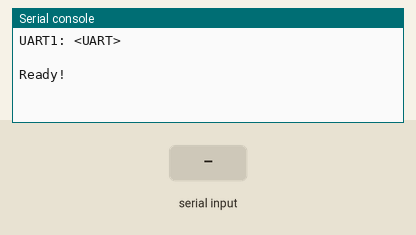
This program was run on a simulated MicroPython board. Shown: the last lines printed to the serial console. Inputs (shaded band) come from the test bench.

Above: at 1.2 s.
1.3 s: "1\n" received over the second serial link
At 2.2 s:
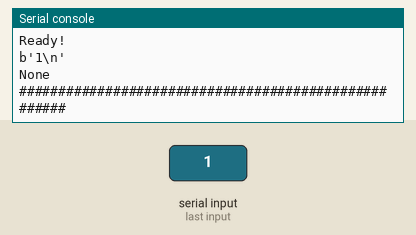
2.8 s: "0\n" received over the second serial link
At 3.3 s:
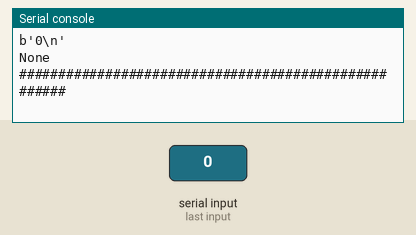
4.3 s: "2\n" received over the second serial link
At 5.7 s:
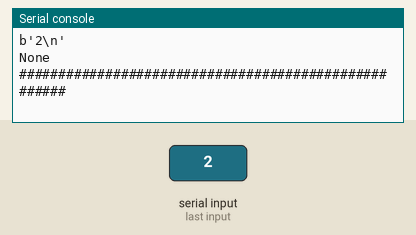

Measured:
- after the input at 1.3 s, the serial console: prints a new line at once (image 1)
- after the input at 2.8 s, the serial console: prints a new line at once (image 2)
- after the input at 4.3 s, the serial console: prints a new line at once (image 3)

The program:

testenvironment.py
```python
# Bibliotheken laden
from machine import UART, Pin
from utime import sleep

"""
# UART0 initialisieren
uart0 = UART(0, baudrate = 115200, tx=Pin(0), rx=Pin(1))
print('UART0:', uart0)
print()
"""

# UART1 initialisieren
uart1 = UART(1, baudrate = 57600, tx=Pin(8), rx=Pin(9)) #57600, 76800
print('UART1:', uart1)
print()


#Daten zum Senden
if False:
    txData = b'\xc0\xe4\x90'
    #print(int("0xc0",16),int("0xe4",16),int("0x90",16))
    print('Daten senden:', txData)

    # Daten senden
    uart1.write(txData)


# Daten empfangen und ausgeben
buffer = []
memory = None


print("Ready!")
while True:
    try:
        rxData = uart1.readline()
        if rxData != None or memory != None:
            #char = rxData.decode('utf-8')
            #buffer += char

            #integer = int("0"+str(rxData)[3:-1],16)
            #print("Char:",char,"Data:",rxData)


            #integer = int("0"+str(rxData)[3:-1],16)
            #print(rxData, "Number: ",integer)
            print(rxData)

            if rxData == None and memory != None:
                print("#####################################################")

            memory = rxData

            """
            if char == "\r":
                #print(''.join(buffer))
                #buffer = []

            else:
                None
            """
    except:
        None
```
